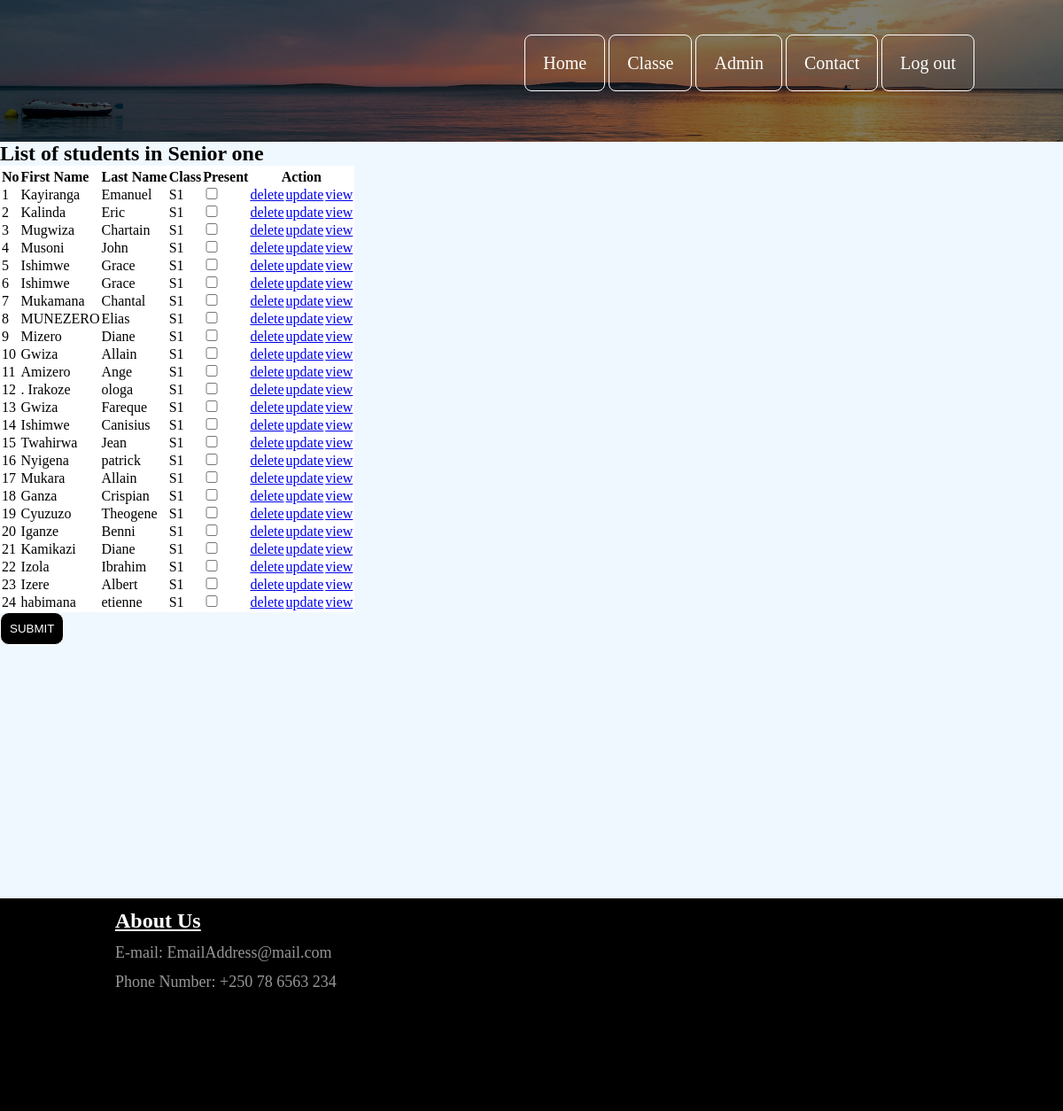
The app's page /s1A.php with its own data.
### tables this page shows
CREATE TABLE `students` (
  `id` int(11) NOT NULL,
  `fname` varchar(32) DEFAULT NULL,
  `lname` varchar(32) DEFAULT NULL,
  `class` text DEFAULT NULL,
  `age` int(11) DEFAULT NULL
);

### s1A.php (the view, shortened to what this page needs)
<?php
$dbhost="localhost";
$dbUserName="root";
$dbpwd="";
$dbName="x";
$conn=mysqli_connect($dbhost,$dbUserName,$dbpwd,$dbName);
?>
<!DOCTYPE html>
<html lang="en">
<head>
    <link rel="stylesheet" type="text/css" href="cascad.css">
	<link rel="stylesheet" href="style.css">
</head>
<body>
    <header>
        <nav>
            <div class="navigation-tab">
                <ul>
                    <li><a href="index.php">Home</a></li>
                    <li><a href="ClassA.php">Classe</a></li>
					<li><a href="admin.php">Admin</a></li>
					<li><a href="contact.html">Contact</a></li>
                    <li><a href="logout.php">Log out</a></li>
                </ul>
            </div>
        </nav>
    </header>
    <h2>List of students in Senior one</h2>
    <form action="presence.php" method="POST">
<table style="background-color:white">
    <th>
        <tr>
            <Td><b>No</b> </Td>
            <Td><b>First Name</b> </Td>
            <td><b>Last Name</b></td>
            <td><b>Class</b></td>
            <td><b>Present</b></td>
            <th colspan="3">Action</th>
        </tr>
    </th>
        <?php
         $sql="SELECT * FROM students WHERE class='S1';";
         $result=mysqli_query($conn,$sql);
         $resultCheck=mysqli_num_rows($result);
         if($resultCheck<1)
         {
             echo 'No S1 students registered!';
         }
         elseif($resultCheck>0)
         {
            $i=1;
            while($row=mysqli_fetch_assoc($result))
            {
                echo '<tr><td>'.$i.'</td>';
                echo '<td>'.$row["fname"].'</td>';
                echo '<td>'.$row["lname"].'</td>';
                echo '<td>'.$row["class"].'</td>';
                echo '<td><input type="checkbox" name="present[]" style="width:20px"></td>';
                echo '<td><a href="delete.php?id='.$row['id'].'">delete</a></td>';
                echo '<td><a href="update.php?id='.$row['id'].'">update</a></td>';
                echo '<td><a href="view.php?id='.$row['id'].'">view</a></td>';
                echo '</tr>';
                $i++;
            }
         }
        ?>
</table>
    <button type="submit" name="submit">SUBMIT</button>
    </form>
    <footer>
    <h3>About Us</h3>
   <p><i class="fas fa-envelope-open"></i>E-mail: EmailAddress@mail.com<br></p>
   <p>Phone Number: +250 78 6563 234</p>
</footer>
</body>
</html>

### cascad.css (style rules this page uses)
button { padding: 10px; border: 0.9px solid #ffffff ; background-color: black; border-radius: 10px; color: white; }
header { background-image:linear-gradient(rgba(0,0,0,0.5),rgba(0,0,0,0.5)), url(../1.jpg); height: 20vh; background-size: cover; background-position: center; }
.navigation-tab ul { list-style: none; float: right; margin-right: 100px; margin-top: 71px; }
.navigation-tab ul li { display: inline; }
.navigation-tab ul li a { color: white; background-color: transparent; font-style: helvetica; padding: 20px; border-radius: 8px; font-size: 20px; text-decoration: none; border: 0.2px solid #ffffff ; transition: 0.6s ease; }

### style.css (style rules this page uses)
* { margin: 0; padding: 0; font-family: century 'Franklin Gothic Medium', 'Arial Narrow', Arial, sans-serif; }
header { background-image:linear-gradient(rgba(0,0,0,0.5),rgba(0,0,0,0.5)), url(1.jpg); height: 20vh; background-size: cover; background-position: center; }
body { background-image: url("3.jpg"); background-size: cover; background-position: center; background-color: aliceblue; }
.navigation-tab ul { list-style: none; float: right; margin-right: 100px; margin-top: 60px; }
.navigation-tab ul li { display: inline; }
.navigation-tab ul li a { color: white; background-color: transparent; font-style: helvetica; padding: 20px; border-radius: 8px; font-size: 20px; text-decoration: none; border: 0.2px solid #ffffff ; transition: 0.6s ease; }
footer { margin-top: 286px; background-color: black; height: 30vh; }
footer h3 { color: #ffff; font-size: 24px; margin-left: 130px; text-decoration: underline; padding-top: 12px; }
footer p { color: #c4c4c4c4; font-size: 18px; margin-left: 130px; padding-top: 12px; }

### records on screen
students: fname "Kayiranga", lname "Emanuel", class "S1"
students: fname "Kalinda", lname "Eric", class "S1"
students: fname "Mugwiza", lname "Chartain", class "S1"
students: fname "Musoni", lname "John", class "S1"
students: fname "Ishimwe", lname "Grace", class "S1"
students: fname "Ishimwe", lname "Grace", class "S1"
students: fname "Mukamana", lname "Chantal", class "S1"
students: fname "MUNEZERO", lname "Elias", class "S1"
students: fname "Mizero", lname "Diane", class "S1"
students: fname "Gwiza", lname "Allain", class "S1"
students: fname "Amizero", lname "Ange", class "S1"
students: fname ". Irakoze", lname "ologa", class "S1"
students: fname "Gwiza", lname "Fareque", class "S1"
students: fname "Ishimwe", lname "Canisius", class "S1"
students: fname "Twahirwa", lname "Jean", class "S1"
students: fname "Nyigena", lname "patrick", class "S1"
students: fname "Mukara", lname "Allain", class "S1"
students: fname "Ganza", lname "Crispian", class "S1"
students: fname "Cyuzuzo", lname "Theogene", class "S1"
students: fname "Iganze", lname "Benni", class "S1"
students: fname "Kamikazi", lname "Diane", class "S1"
students: fname "Izola", lname "Ibrahim", class "S1"
students: fname "Izere", lname "Albert", class "S1"
students: fname "habimana", lname "etienne", class "S1"
